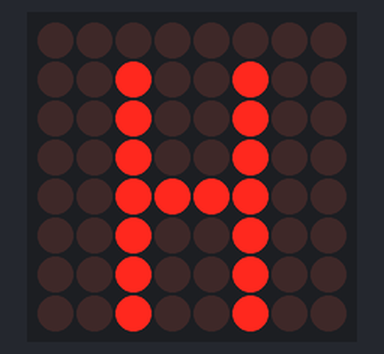
Bench run of a sketch on a simulated Arduino Uno, built with avr-gcc and run on an emulated ATmega328P. Parts: 8×8 LED matrix. Wiring (inferred from the names in the program): LED matrix (orientation assumed): rows A0, pin 2, pin 3, pin 4, pin 5, pin 6, pin 7, pin 8; columns pin 9, pin 10, pin 11, pin 12, pin 13, A1, A2, A3.

Above: at 0.18 s.
At 4.25 s:
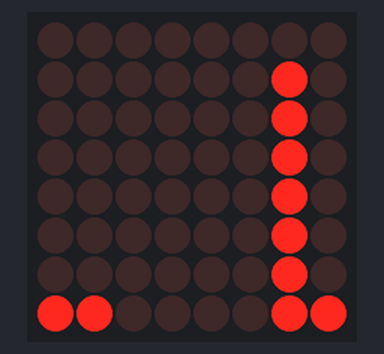
At 8.73 s:
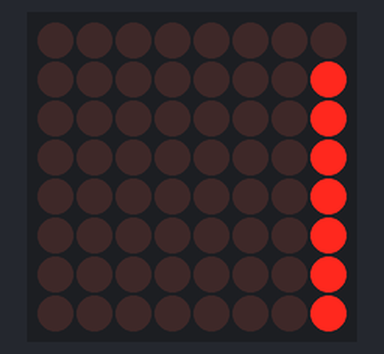
At 13.63 s:
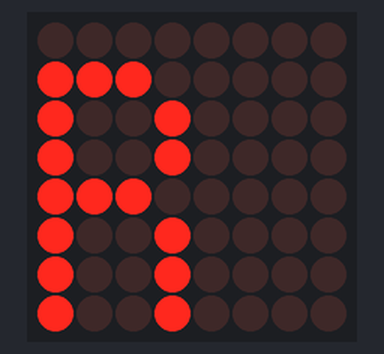
At 18.12 s:
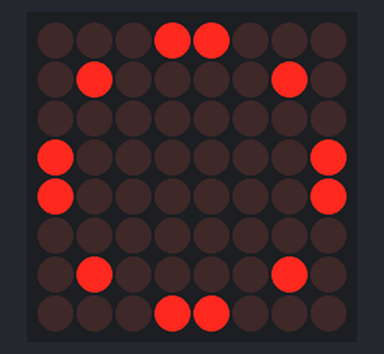
At 39.94 s:
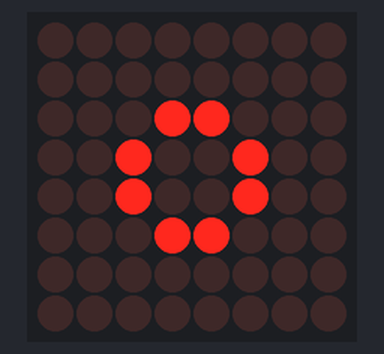

The sketch:

sketch_8x8led.ino
```cpp
/**
 * @file sketch_8x8led.ino
 * @author Kristyna Kumpanova (kumpakri@gmail.com)
 * @brief Programm for Arduino UNO to display sequence of
 *        characters on the 8x8 LED matrix. Pin setting is
 *        located in "setting_8x8led_matrix.h". Modify this
 *        file to reflect your circuit.
 * @date 13th March 2021
 */

#include "setting_8x8led_matrix.h"
#include "sign_library.h"

const byte rows[] = {
  ROW_1, ROW_2, ROW_3, ROW_4, ROW_5, ROW_6, ROW_7, ROW_8
};

const byte columns[] = {
  COL_1, COL_2, COL_3, COL_4, COL_5, COL_6, COL_7, COL_8
};

enum DisplayMode{
  standbyMode,
  textMode,
  shiftingTextMode,
};

// standbyMode setting
static unsigned long timeLastLoop;
// pulsingHeart:300/pulsingCircle:100
const unsigned long frameDelay_ms = 100;
// pulsingHeart:4/pulsingCircle:6
const byte nFrames = 6;

static unsigned long timeLastFrameChange;
static byte picIndex;
static byte shift;

DisplayMode displayMode = shiftingTextMode;


void setup() {
  Serial.begin(9600);

  for(const byte pin : rows) {
    pinMode(pin, OUTPUT);
  }
  for(const byte pin : columns) {
    pinMode(pin, OUTPUT);
  }

  timeLastLoop = millis();
  timeLastFrameChange = millis();
  picIndex = 0;
  shift = 0;
}


void loop() {
  switch(displayMode){
    case(standbyMode):
      drawStandyCircle();
      break;
    case(textMode):
      drawText("HELLO WORLD");
      break;
    case(shiftingTextMode):
      drawShiftingText("HELLO WORLD ");
      break;
  };
}

/**
 * @brief Retrieves one 8x8 sign from the list of many signs stacked together
 *        vertically in one list.
 * @param[in] list      list of 8x8 signs vertically stacked in one array
 * @param[in] index     index of the sign to be retrieved from the list
 * @param{out} screen   reference to output byte array
 */
void getScreen(byte list[], byte index, byte screen[]){
  screen[0] = list[index*8];
  screen[1] = list[index*8 + 1];
  screen[2] = list[index*8 + 2];
  screen[3] = list[index*8 + 3];
  screen[4] = list[index*8 + 4];
  screen[5] = list[index*8 + 5];
  screen[6] = list[index*8 + 6];
  screen[7] = list[index*8 + 7];
}

/**
 * @brief Retrieves one 8x8 sign from the list of many signs stacked together
 *        vertically in one list. Shifts the next letter into the screen
 *        based on the `shift` number of bits.
 * @param[in] list      list of 8x8 signs vertically stacked in one array
 * @param[in] index1     index of the first sign to be retrieved from the list
 * @param[in] index1     index of the second sign to be retrieved from the list
 * @param[in] shift     number of bits by which to shift the first letter
 * @param{out} screen   reference to output byte array
 */
void getShiftingScreen(byte list[], byte index1, byte index2, byte shift, byte screen[8]){
  byte masks[] = {0, 128, 192, 224, 240, 248, 252, 254};

  screen[0] = (list[index1*8] << shift) | ((list[index2*8] & masks[shift]) >> (8 - shift));
  screen[1] = (list[index1*8 + 1] << shift) | ((list[index2*8 + 1] & masks[shift]) >> (8 - shift));
  screen[2] = (list[index1*8 + 2] << shift) | ((list[index2*8 + 2] & masks[shift]) >> (8 - shift));
  screen[3] = (list[index1*8 + 3] << shift) | ((list[index2*8 + 3] & masks[shift]) >> (8 - shift));
  screen[4] = (list[index1*8 + 4] << shift) | ((list[index2*8 + 4] & masks[shift]) >> (8 - shift));
  screen[5] = (list[index1*8 + 5] << shift) | ((list[index2*8 + 5] & masks[shift]) >> (8 - shift));
  screen[6] = (list[index1*8 + 6] << shift) | ((list[index2*8 + 6] & masks[shift]) >> (8 - shift));
  screen[7] = (list[index1*8 + 7] << shift) | ((list[index2*8 + 7] & masks[shift]) >> (8 - shift));
}

void drawText(char text[]){
  if(text[picIndex] != '\0'){
    delay(2);
    byte index = text[picIndex]-64;
    if(text[picIndex] == ' '){
      index = 0;
    }
    byte currScreen[8];
    getScreen(alphabet, index, currScreen);

    drawScreen(currScreen);
    if(millis() - timeLastFrameChange > 400){
      timeLastFrameChange = millis();
      picIndex++;
    }
  } else {
    picIndex = 0;
    displayMode = standbyMode;
  }

}

void drawShiftingText(char text[]){
  if(text[picIndex+1] != '\0'){
    delay(2);
    byte index1 = text[picIndex]-64;
    if(text[picIndex] == ' '){
      index1 = 0;
    }

    byte index2 = text[picIndex+1]-64;
    if(text[picIndex+1] == ' '){
      index2 = 0;
    }

    byte currScreen[8];
    getShiftingScreen(alphabet, index1, index2, shift, currScreen);

    drawScreen(currScreen);
    if(millis() - timeLastFrameChange > 200){
      timeLastFrameChange = millis();
      shift++;
    }
    if(shift > 7){
      shift = 0;
      picIndex++;
    }
  } else {
    picIndex = 0;
    displayMode = standbyMode;
  }
}

void drawStandyCircle(){
  delay(2);
  // pulsingHeart/pulsingCircle
  byte currScreen[8];
  getScreen(pulsingCircle, picIndex, currScreen);

  drawScreen(currScreen);
  if(millis() - timeLastFrameChange > frameDelay_ms){
    timeLastFrameChange = millis();
    picIndex++;
    if(millis() - timeLastLoop > nFrames * frameDelay_ms){
      timeLastLoop = millis();
      picIndex = 0;
    }
  }
}

void drawScreen(byte buffer[]){
  // setting row after row
  for (byte i = 0; i < 8; i++) {
    setColumns(buffer[i]);
    // enable row
    digitalWrite(rows[i], LOW);
    delay(2);
    //disable row
    digitalWrite(rows[i], HIGH);
  }
}

void setColumns(byte b){
  for(byte i = 0; i < 8; i++){
    digitalWrite(columns[i], ((b << i) & B10000000) > 0);
  }
}
```

setting_8x8led_matrix.h
```cpp
/**
 *  Pin setting for the 8x8 LED matrix
 *
 *     16 15 14 13 12 11 10  9
 *      |  |  |  |  |  |  |  |
 *     ------------------------
 *    |                        |
 *    |                        |
 *    |     8x8 LED matrix     |
 *    |        PIN OUT         |
 *    |                        |
 *    |                        |
 *    |                        |
 *    |       label side       |
 *     ------------------------
 *      |  |  |  |  |  |  |  |
 *      1  2  3  4  5  6  7  6
 */

#define ROW_1 A0 //pin 9
#define ROW_2 2 //pin 14
#define ROW_3 3 //pin 8
#define ROW_4 4 //pin 12
#define ROW_5 5 //pin 1
#define ROW_6 6 //pin 7
#define ROW_7 7 //pin 2
#define ROW_8 8 //pin 5

#define COL_1 9 //pin 13
#define COL_2 10 //pin 3
#define COL_3 11 //pin 4
#define COL_4 12 //pin 10
#define COL_5 13 //pin 6
#define COL_6 A1 //pin 11
#define COL_7 A2 //pin 15
#define COL_8 A3 //pin 16
```

sign_library.h
```cpp
byte alphabet[] = {
  // space / '@'
  B00000000,
  B00000000,
  B00000000,
  B00000000,
  B00000000,
  B00000000,
  B00000000,
  B00000000,
  // A
  B00000000,
  B00011000,
  B00100100,
  B00100100,
  B00111100,
  B00100100,
  B00100100,
  B00100100,
  // B
  B00000000,
  B00111000,
  B00100100,
  B00100100,
  B00111000,
  B00100100,
  B00100100,
  B00111000,
  // C
  B00000000,
  B00011000,
  B00100100,
  B00100000,
  B00100000,
  B00100000,
  B00100100,
  B00011000,
  // D
  B00000000,
  B00111000,
  B00100100,
  B00100010,
  B00100010,
  B00100010,
  B00100100,
  B00111000,
  // E
  B00000000,
  B00111100,
  B00100000,
  B00100000,
  B00111100,
  B00100000,
  B00100000,
  B00111100,
  // F
  B00000000,
  B00111100,
  B00100000,
  B00100000,
  B00111100,
  B00100000,
  B00100000,
  B00100000,
  // G
  B00000000,
  B00011000,
  B00100100,
  B00100000,
  B00100000,
  B00101100,
  B00100100,
  B00011000,
  // H
  B00000000,
  B00100100,
  B00100100,
  B00100100,
  B00111100,
  B00100100,
  B00100100,
  B00100100,
  // I
  B00000000,
  B00111000,
  B00010000,
  B00010000,
  B00010000,
  B00010000,
  B00010000,
  B00111000,
  // J
  B00000000,
  B00000100,
  B00000100,
  B00000100,
  B00000100,
  B00100100,
  B00100100,
  B00011000,
  // K
  B00000000,
  B00100100,
  B00101000,
  B00110000,
  B00110000,
  B00101000,
  B00101000,
  B00100100,
  // L
  B00000000,
  B00100000,
  B00100000,
  B00100000,
  B00100000,
  B00100000,
  B00100000,
  B00111100,
  // M
  B00000000,
  B01000100,
  B01101100,
  B01010100,
  B01000100,
  B01000100,
  B01000100,
  B01000100,
  // N
  B00000000,
  B01000100,
  B01000100,
  B01100100,
  B01010100,
  B01001100,
  B01000100,
  B01000100,
  // O
  B00000000,
  B00011000,
  B00100100,
  B00100100,
  B00100100,
  B00100100,
  B00100100,
  B00011000,
  // P
  B00000000,
  B00111000,
  B00100100,
  B00100100,
  B00111000,
  B00100000,
  B00100000,
  B00100000,
  // Q
  B00000000,
  B00011000,
  B00100100,
  B00100100,
  B00100100,
  B00101100,
  B00100100,
  B00011010,
  // R
  B00000000,
  B00111000,
  B00100100,
  B00100100,
  B00111000,
  B00100100,
  B00100100,
  B00100100,
  // S
  B00000000,
  B00011100,
  B00100000,
  B00100000,
  B00011000,
  B00000100,
  B00000100,
  B00111000,
  // T
  B00000000,
  B01111100,
  B00010000,
  B00010000,
  B00010000,
  B00010000,
  B00010000,
  B00010000,
  // U
  B00000000,
  B00100100,
  B00100100,
  B00100100,
  B00100100,
  B00100100,
  B00100100,
  B00011000,
  // V
  B00000000,
  B01000100,
  B01000100,
  B01000100,
  B01000100,
  B01000100,
  B00101000,
  B00010000,
  // W
  B00000000,
  B01000100,
  B01000100,
  B01000100,
  B01000100,
  B01010100,
  B01101100,
  B01000100,
  // X
  B00000000,
  B00100010,
  B00100010,
  B00010100,
  B00001000,
  B00010100,
  B00100010,
  B00100010,
  // Y
  B00000000,
  B01000100,
  B01000100,
  B00101000,
  B00010000,
  B00010000,
  B00010000,
  B00010000,
  // Z
  B00000000,
  B00111100,
  B00000100,
  B00001000,
  B00111100,
  B00010000,
  B00100000,
  B00111100,
};

byte signEmpty[] = {
  B00000000,
  B00000000,
  B00000000,
  B00000000,
  B00000000,
  B00000000,
  B00000000,
  B00000000,
};

byte signFull[] = {
  B11111111,
  B11111111,
  B11111111,
  B11111111,
  B11111111,
  B11111111,
  B11111111,
  B11111111,
};

byte signHeart1[] = {
  B00000000,
  B01100110,
  B11111111,
  B11111111,
  B01111110,
  B00111100,
  B00011000,
  B00000000,
};

byte signCircle1[] = {
  B00011000,
  B01000010,
  B00000000,
  B10000001,
  B10000001,
  B00000000,
  B01000010,
  B00011000,
};

byte signCircle2[] = {
  B00000000,
  B00011000,
  B00100100,
  B01000010,
  B01000010,
  B00100100,
  B00011000,
  B00000000,
};

byte signCircle3[] = {
  B00000000,
  B00000000,
  B00011000,
  B00100100,
  B00100100,
  B00011000,
  B00000000,
  B00000000,
};

byte signCircle4[] = {
  B00000000,
  B00000000,
  B00000000,
  B00011000,
  B00011000,
  B00000000,
  B00000000,
  B00000000,
};

byte signDiag[] = {
  B10000000,
  B01000000,
  B00100000,
  B00010000,
  B00001000,
  B00000100,
  B00000010,
  B00000001,
};

// 6 frames
byte pulsingCircle[] = {B00011000,
  B01000010,
  B00000000,
  B10000001,
  B10000001,
  B00000000,
  B01000010,
  B00011000,
  B00000000,
  B00011000,
  B00100100,
  B01000010,
  B01000010,
  B00100100,
  B00011000,
  B00000000,
  B00000000,
  B00000000,
  B00011000,
  B00100100,
  B00100100,
  B00011000,
  B00000000,
  B00000000,
  B00000000,
  B00000000,
  B00000000,
  B00011000,
  B00011000,
  B00000000,
  B00000000,
  B00000000,
  B00000000,
  B00000000,
  B00011000,
  B00100100,
  B00100100,
  B00011000,
  B00000000,
  B00000000,
  B00000000,
  B00011000,
  B00100100,
  B01000010,
  B01000010,
  B00100100,
  B00011000,
  B00000000,};

//5 frames
byte pulsingHeart[] = {
  B00000000,
  B01100110,
  B11111111,
  B11111111,
  B01111110,
  B00111100,
  B00011000,
  B00000000,
  B00000000,
  B00000000,
  B00110110,
  B00111110,
  B00011100,
  B00001000,
  B00000000,
  B00000000,
  B00000000,
  B00000000,
  B00010100,
  B00011100,
  B00001000,
  B00000000,
  B00000000,
  B00000000,
  B00000000,
  B00000000,
  B00110110,
  B00111110,
  B00011100,
  B00001000,
  B00000000,
  B00000000,
};
```
